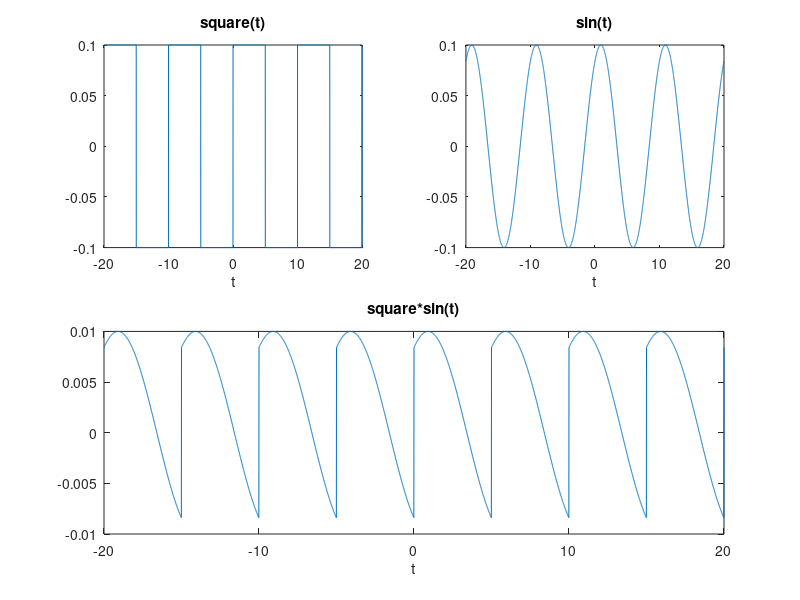

The MATLAB source for this figure:
close All;



%
% ------------------ PUNTO 2 -----------------------
% requiere instalacion del signal processing toolbox
% nota: entre más pequeña sea la diferencia (step) del tiempo t1, más
% evidente será el tipo de deñal graficada

t1 = -20:0.01:20;

%SEÑAL CUADRADA

A0 = 0.1; %Amplitud cuadrada
F0 = 0.1; %Frecuencia cuadrada
Fase0 = 0; %Fase cuadrada

x = A0*square(2*pi*F0*t1+Fase0);

subplot(2,2,1);
plot(t1,x);
title('square(t)');
xlabel('t');



%SEÑAL SENOIDAL
A1 = 0.1; %Amplitud seno
F1 = 0.1; %Frecuencia seno
Fase1 = 1; %Fase seno


y = A1*sin((2*pi*F1*t1)+Fase1);
subplot(2,2,2);
plot(t1,y);
title('sin(t)');
xlabel('t');


%PRODUCTO DE SEÑALES CUADRADA Y SENOIDAL
multi = x .* y;
subplot(2,2,[3,4]);
plot(t1,multi);
title('square*sin(t)');
xlabel('t');




